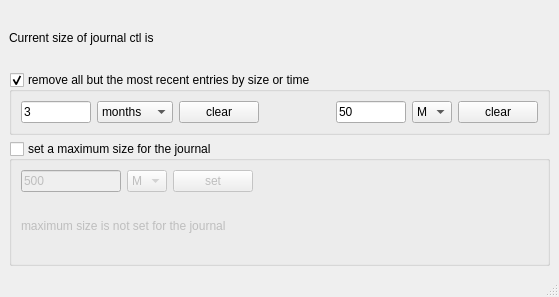
<?xml version="1.0" encoding="UTF-8"?>
<ui version="4.0">
 <class>MainWindow</class>
 <widget class="QMainWindow" name="MainWindow">
  <property name="geometry">
   <rect>
    <x>0</x>
    <y>0</y>
    <width>559</width>
    <height>297</height>
   </rect>
  </property>
  <property name="windowTitle">
   <string>remove journalctl logs</string>
  </property>
  <widget class="QWidget" name="centralwidget">
   <layout class="QGridLayout" name="gridLayout">
    <item row="0" column="0">
     <layout class="QVBoxLayout" name="verticalLayout">
      <item>
       <widget class="QLabel" name="lbl_size">
        <property name="text">
         <string>Current size of journal ctl is</string>
        </property>
       </widget>
      </item>
      <item>
       <layout class="QVBoxLayout" name="verticalLayout_2">
        <item>
         <layout class="QVBoxLayout" name="verticalLayout_3"/>
        </item>
       </layout>
      </item>
      <item>
       <widget class="QGroupBox" name="groupBox">
        <property name="acceptDrops">
         <bool>false</bool>
        </property>
        <property name="title">
         <string>remove all but the most recent entries by size or time</string>
        </property>
        <property name="checkable">
         <bool>true</bool>
        </property>
        <layout class="QGridLayout" name="gridLayout_2">
         <item row="0" column="0">
          <layout class="QHBoxLayout" name="horizontalLayout_3">
           <item>
            <layout class="QHBoxLayout" name="horizontalLayout_2">
             <item>
              <widget class="QLineEdit" name="ledt_time">
               <property name="maximumSize">
                <size>
                 <width>70</width>
                 <height>16777215</height>
                </size>
               </property>
               <property name="text">
                <string>3</string>
               </property>
              </widget>
             </item>
             <item>
              <widget class="QComboBox" name="comboBoxTime">
               <item>
                <property name="text">
                 <string>months</string>
                </property>
               </item>
               <item>
                <property name="text">
                 <string>weeks</string>
                </property>
               </item>
               <item>
                <property name="text">
                 <string>days</string>
                </property>
               </item>
               <item>
                <property name="text">
                 <string>hours</string>
                </property>
               </item>
               <item>
                <property name="text">
                 <string>minutes</string>
                </property>
               </item>
               <item>
                <property name="text">
                 <string>seconds</string>
                </property>
               </item>
              </widget>
             </item>
             <item>
              <widget class="QPushButton" name="btn_clear_time">
               <property name="text">
                <string>clear</string>
               </property>
              </widget>
             </item>
             <item>
              <spacer name="horizontalSpacer">
               <property name="orientation">
                <enum>Qt::Horizontal</enum>
               </property>
               <property name="sizeHint" stdset="0">
                <size>
                 <width>40</width>
                 <height>20</height>
                </size>
               </property>
              </spacer>
             </item>
             <item>
              <widget class="QLineEdit" name="ledt_size">
               <property name="maximumSize">
                <size>
                 <width>70</width>
                 <height>16777215</height>
                </size>
               </property>
               <property name="text">
                <string>50</string>
               </property>
              </widget>
             </item>
             <item>
              <widget class="QComboBox" name="comboBoxSize">
               <item>
                <property name="text">
                 <string>M</string>
                </property>
               </item>
               <item>
                <property name="text">
                 <string>G</string>
                </property>
               </item>
              </widget>
             </item>
             <item>
              <widget class="QPushButton" name="btn_clear_size">
               <property name="text">
                <string>clear</string>
               </property>
              </widget>
             </item>
            </layout>
           </item>
          </layout>
         </item>
        </layout>
       </widget>
      </item>
     </layout>
    </item>
    <item row="1" column="0">
     <widget class="QGroupBox" name="groupBox_2">
      <property name="enabled">
       <bool>true</bool>
      </property>
      <property name="title">
       <string>set a maximum size for the journal </string>
      </property>
      <property name="checkable">
       <bool>true</bool>
      </property>
      <property name="checked">
       <bool>false</bool>
      </property>
      <layout class="QGridLayout" name="gridLayout_3">
       <item row="0" column="0">
        <layout class="QVBoxLayout" name="verticalLayout_4">
         <item>
          <layout class="QHBoxLayout" name="horizontalLayout">
           <item>
            <widget class="QLineEdit" name="ledt_max_size">
             <property name="minimumSize">
              <size>
               <width>0</width>
               <height>0</height>
              </size>
             </property>
             <property name="maximumSize">
              <size>
               <width>100</width>
               <height>16777215</height>
              </size>
             </property>
             <property name="text">
              <string>500</string>
             </property>
            </widget>
           </item>
           <item>
            <widget class="QComboBox" name="comboBoxMaxSize">
             <item>
              <property name="text">
               <string>M</string>
              </property>
             </item>
             <item>
              <property name="text">
               <string>G</string>
              </property>
             </item>
            </widget>
           </item>
           <item>
            <widget class="QPushButton" name="pushButton">
             <property name="text">
              <string>set</string>
             </property>
            </widget>
           </item>
           <item>
            <spacer name="horizontalSpacer_2">
             <property name="orientation">
              <enum>Qt::Horizontal</enum>
             </property>
             <property name="sizeHint" stdset="0">
              <size>
               <width>40</width>
               <height>20</height>
              </size>
             </property>
            </spacer>
           </item>
          </layout>
         </item>
        </layout>
       </item>
       <item row="1" column="0">
        <widget class="QLabel" name="lbl_max_size">
         <property name="text">
          <string>maximum size is not set for the journal</string>
         </property>
        </widget>
       </item>
      </layout>
     </widget>
    </item>
   </layout>
  </widget>
  <widget class="QMenuBar" name="menubar">
   <property name="geometry">
    <rect>
     <x>0</x>
     <y>0</y>
     <width>559</width>
     <height>30</height>
    </rect>
   </property>
  </widget>
  <widget class="QStatusBar" name="statusbar"/>
 </widget>
 <resources/>
 <connections/>
</ui>
